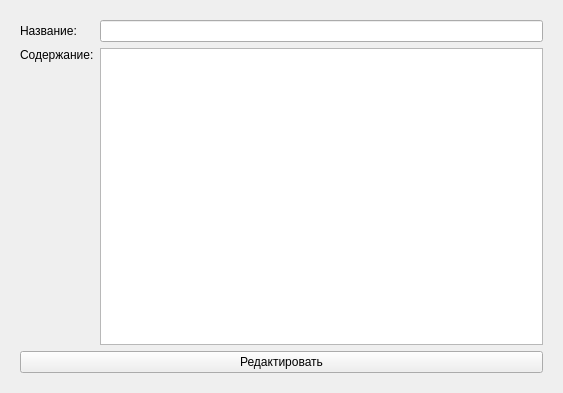
<?xml version="1.0" encoding="UTF-8"?>
<ui version="4.0">
 <class>Form</class>
 <widget class="QWidget" name="Form">
  <property name="geometry">
   <rect>
    <x>0</x>
    <y>0</y>
    <width>563</width>
    <height>393</height>
   </rect>
  </property>
  <property name="windowTitle">
   <string>Редактирование теории</string>
  </property>
  <layout class="QHBoxLayout" name="horizontalLayout">
   <item>
    <widget class="QWidget" name="widget" native="true">
     <layout class="QGridLayout" name="gridLayout">
      <item row="0" column="0">
       <widget class="QLabel" name="label">
        <property name="text">
         <string>Название:</string>
        </property>
       </widget>
      </item>
      <item row="3" column="0" colspan="2">
       <widget class="QPushButton" name="res_btn">
        <property name="text">
         <string>Редактировать</string>
        </property>
       </widget>
      </item>
      <item row="0" column="1">
       <widget class="QLineEdit" name="title"/>
      </item>
      <item row="1" column="0">
       <widget class="QLabel" name="label_2">
        <property name="sizePolicy">
         <sizepolicy hsizetype="Preferred" vsizetype="Fixed">
          <horstretch>0</horstretch>
          <verstretch>0</verstretch>
         </sizepolicy>
        </property>
        <property name="text">
         <string>Содержание:</string>
        </property>
       </widget>
      </item>
      <item row="1" column="1" rowspan="2">
       <widget class="QTextEdit" name="data"/>
      </item>
     </layout>
    </widget>
   </item>
  </layout>
 </widget>
 <resources/>
 <connections/>
</ui>
